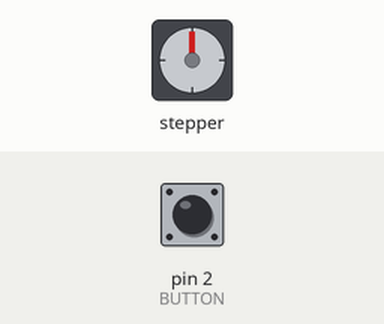
The sketch below on a simulated Arduino Uno, built with avr-gcc and run on an emulated ATmega328P. Parts: stepper motor. Wiring (inferred from the names in the program): stepper motor (2048 steps per turn assumed): coils pin 8, pin 9, pin 10, pin 11. The test bench sets the inputs (shaded band); at power-on: pin 2 (BUTTON) HIGH.

Above: at 1.2 s.
1.3 s: pin 2 (BUTTON) pulled LOW for 0.15 s
At 2.39 s:
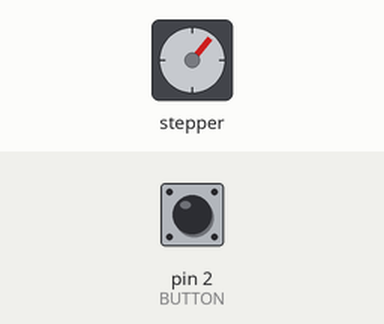
At 10.0 s:
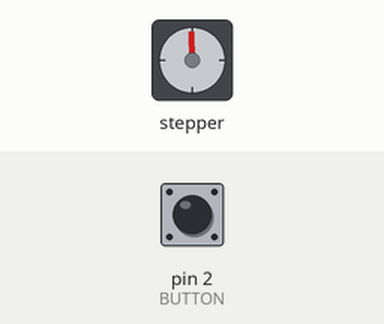
10.3 s: pin 2 (BUTTON) pulled LOW for 1 s
At 11.07 s:
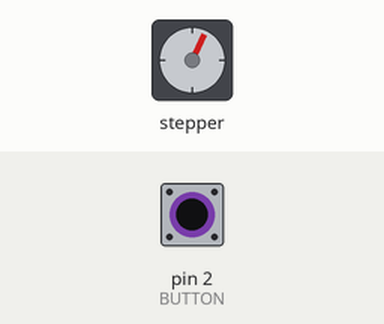
Timing chart, 0 to 19.3 s (numbered marks = the images above; inputs shaded):
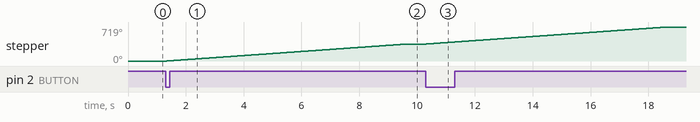

Measured:
- after the input at 1.3 s, stepper: turns 359° clockwise in 8.3 s, starting at once
- after the input at 10.3 s, stepper: turns 360° clockwise in 8.3 s, starting at once

The sketch:

el120_stepper.ino
```cpp
/*
 * EL-120 Stepper Motor Drive Assembly
 * 28BYJ-48 motor via ULN2003 driver, Arduino Uno.
 *
 * Wiring (matches docs/EL-120-stepper-drive.md):
 *   ULN2003 IN1 -> D8   (yellow)
 *   ULN2003 IN2 -> D9   (green)
 *   ULN2003 IN3 -> D10  (blue)
 *   ULN2003 IN4 -> D11  (orange)
 *   ULN2003  +  -> 5V   (red)
 *   ULN2003  -  -> GND  (black)
 *   button leg  -> D2
 *   button leg  -> GND  (diagonally opposite leg)
 *
 * Press the button to turn the output shaft one full revolution.
 */

const int IN1 = 8;
const int IN2 = 9;
const int IN3 = 10;
const int IN4 = 11;
const int BUTTON = 2;

// Half-step sequence. Eight phases give the smoothest rotation and
// make the driver board indicator LEDs chase visibly.
const int SEQUENCE[8][4] = {
  {1, 0, 0, 0},
  {1, 1, 0, 0},
  {0, 1, 0, 0},
  {0, 1, 1, 0},
  {0, 0, 1, 0},
  {0, 0, 1, 1},
  {0, 0, 0, 1},
  {1, 0, 0, 1},
};

// 4096 half-steps is one revolution of the output shaft.
const int STEPS_PER_REVOLUTION = 4096;
const int STEP_DELAY_MS = 2;

void setup() {
  pinMode(IN1, OUTPUT);
  pinMode(IN2, OUTPUT);
  pinMode(IN3, OUTPUT);
  pinMode(IN4, OUTPUT);
  pinMode(BUTTON, INPUT_PULLUP);
  release();
}

void loop() {
  // INPUT_PULLUP means the pin reads LOW while the button is held.
  if (digitalRead(BUTTON) == LOW) {
    delay(20);  // settle the contact
    if (digitalRead(BUTTON) == LOW) {
      rotate(STEPS_PER_REVOLUTION);
      while (digitalRead(BUTTON) == LOW) {
        delay(10);  // wait for release so one press is one revolution
      }
    }
  }
}

void rotate(int steps) {
  for (int step = 0; step < steps; step++) {
    const int phase = step % 8;
    digitalWrite(IN1, SEQUENCE[phase][0]);
    digitalWrite(IN2, SEQUENCE[phase][1]);
    digitalWrite(IN3, SEQUENCE[phase][2]);
    digitalWrite(IN4, SEQUENCE[phase][3]);
    delay(STEP_DELAY_MS);
  }
  release();
}

// De-energise the windings so the motor does not sit hot and the
// indicator LEDs do not stay lit between moves.
void release() {
  digitalWrite(IN1, LOW);
  digitalWrite(IN2, LOW);
  digitalWrite(IN3, LOW);
  digitalWrite(IN4, LOW);
}
```
